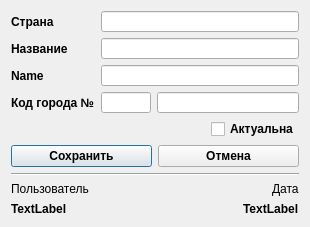
<?xml version="1.0" encoding="UTF-8"?>
<ui version="4.0">
 <class>CityDialog</class>
 <widget class="QDialog" name="CityDialog">
  <property name="windowModality">
   <enum>Qt::WindowModal</enum>
  </property>
  <property name="geometry">
   <rect>
    <x>0</x>
    <y>0</y>
    <width>310</width>
    <height>227</height>
   </rect>
  </property>
  <property name="sizePolicy">
   <sizepolicy hsizetype="Fixed" vsizetype="Fixed">
    <horstretch>0</horstretch>
    <verstretch>0</verstretch>
   </sizepolicy>
  </property>
  <property name="minimumSize">
   <size>
    <width>310</width>
    <height>227</height>
   </size>
  </property>
  <property name="maximumSize">
   <size>
    <width>310</width>
    <height>227</height>
   </size>
  </property>
  <property name="windowTitle">
   <string>Город</string>
  </property>
  <property name="modal">
   <bool>true</bool>
  </property>
  <layout class="QGridLayout" name="gridLayout_3">
   <item row="0" column="0">
    <layout class="QGridLayout" name="gLayoutCountry">
     <item row="3" column="2">
      <widget class="QLineEdit" name="lineEditCityCode"/>
     </item>
     <item row="1" column="0">
      <widget class="QLabel" name="labelName">
       <property name="font">
        <font>
         <family>Arial</family>
         <pointsize>9</pointsize>
         <weight>75</weight>
         <bold>true</bold>
        </font>
       </property>
       <property name="text">
        <string>Название</string>
       </property>
      </widget>
     </item>
     <item row="2" column="0">
      <widget class="QLabel" name="labelNameEng">
       <property name="font">
        <font>
         <family>Arial</family>
         <pointsize>9</pointsize>
         <weight>75</weight>
         <bold>true</bold>
        </font>
       </property>
       <property name="text">
        <string>Name</string>
       </property>
      </widget>
     </item>
     <item row="3" column="0">
      <widget class="QLabel" name="labelCityCode">
       <property name="font">
        <font>
         <family>Arial</family>
         <pointsize>9</pointsize>
         <weight>75</weight>
         <bold>true</bold>
        </font>
       </property>
       <property name="text">
        <string>Код города №</string>
       </property>
      </widget>
     </item>
     <item row="0" column="0">
      <widget class="QLabel" name="labelCountry">
       <property name="font">
        <font>
         <family>Arial</family>
         <pointsize>9</pointsize>
         <weight>75</weight>
         <bold>true</bold>
        </font>
       </property>
       <property name="text">
        <string>Страна</string>
       </property>
      </widget>
     </item>
     <item row="3" column="1">
      <widget class="QLineEdit" name="lineEditCountryCode">
       <property name="minimumSize">
        <size>
         <width>50</width>
         <height>0</height>
        </size>
       </property>
       <property name="maximumSize">
        <size>
         <width>50</width>
         <height>16777215</height>
        </size>
       </property>
      </widget>
     </item>
     <item row="0" column="1" colspan="2">
      <widget class="QLineEdit" name="lineEditCountry"/>
     </item>
     <item row="1" column="1" colspan="2">
      <widget class="QLineEdit" name="lineEditName"/>
     </item>
     <item row="2" column="1" colspan="2">
      <widget class="QLineEdit" name="lineEditNameEng"/>
     </item>
    </layout>
   </item>
   <item row="1" column="0">
    <layout class="QHBoxLayout" name="hLayoutActual">
     <item alignment="Qt::AlignRight">
      <widget class="QCheckBox" name="checkBoxActual">
       <property name="font">
        <font>
         <family>Arial</family>
         <pointsize>9</pointsize>
         <weight>75</weight>
         <bold>true</bold>
        </font>
       </property>
       <property name="text">
        <string>Актуальна</string>
       </property>
      </widget>
     </item>
    </layout>
   </item>
   <item row="2" column="0">
    <layout class="QHBoxLayout" name="hLayoutOkCancel">
     <item>
      <widget class="QPushButton" name="buttonSave">
       <property name="font">
        <font>
         <family>Arial</family>
         <pointsize>9</pointsize>
         <weight>75</weight>
         <bold>true</bold>
        </font>
       </property>
       <property name="text">
        <string>Сохранить</string>
       </property>
      </widget>
     </item>
     <item>
      <widget class="QPushButton" name="buttonCancel">
       <property name="font">
        <font>
         <family>Arial</family>
         <pointsize>9</pointsize>
         <weight>75</weight>
         <bold>true</bold>
        </font>
       </property>
       <property name="text">
        <string>Отмена</string>
       </property>
      </widget>
     </item>
    </layout>
   </item>
   <item row="3" column="0">
    <widget class="Line" name="line">
     <property name="orientation">
      <enum>Qt::Horizontal</enum>
     </property>
    </widget>
   </item>
   <item row="4" column="0">
    <layout class="QGridLayout" name="gLayoutInformation">
     <item row="0" column="0" alignment="Qt::AlignLeft">
      <widget class="QLabel" name="labelUserI">
       <property name="text">
        <string>Пользователь</string>
       </property>
      </widget>
     </item>
     <item row="1" column="0" alignment="Qt::AlignLeft">
      <widget class="QLabel" name="labelUserD">
       <property name="font">
        <font>
         <family>Arial</family>
         <pointsize>9</pointsize>
         <weight>75</weight>
         <bold>true</bold>
        </font>
       </property>
       <property name="text">
        <string>TextLabel</string>
       </property>
      </widget>
     </item>
     <item row="0" column="1" alignment="Qt::AlignRight">
      <widget class="QLabel" name="labelDateI">
       <property name="text">
        <string>Дата</string>
       </property>
      </widget>
     </item>
     <item row="1" column="1" alignment="Qt::AlignRight">
      <widget class="QLabel" name="labelDateD">
       <property name="font">
        <font>
         <family>Arial</family>
         <pointsize>9</pointsize>
         <weight>75</weight>
         <bold>true</bold>
        </font>
       </property>
       <property name="text">
        <string>TextLabel</string>
       </property>
      </widget>
     </item>
    </layout>
   </item>
  </layout>
 </widget>
 <resources/>
 <connections/>
</ui>
